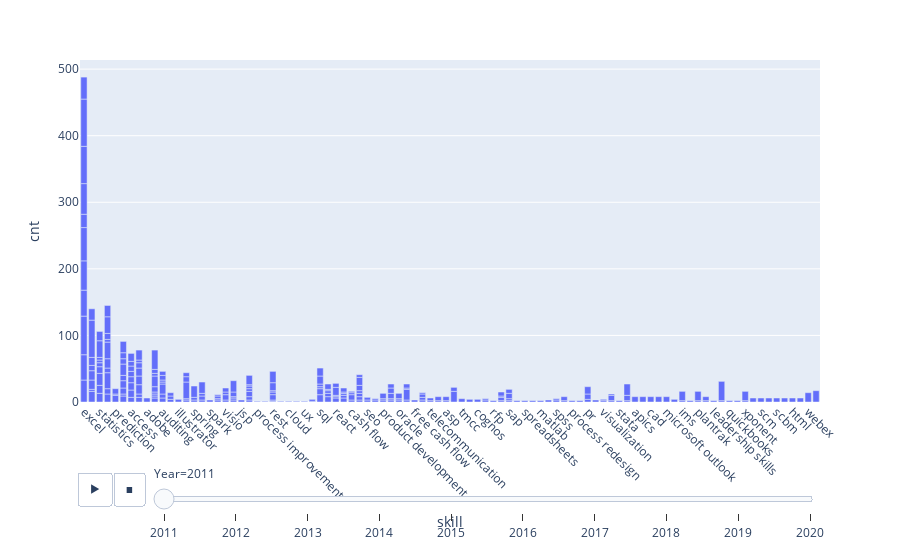

Notebook cell for this chart:
### Code cell
df_skills_top["Year"] = df_skills_top["Year"].astype(str)

import plotly.express as px

fig = px.bar(df_skills_top, x="skill", y="cnt", animation_frame ='Year', barmode = 'group')
fig.update_layout(barmode='group', xaxis_tickangle=45)
fig.show()

### Figure 1 — Plotly figure (JSON) as saved in the notebook; plotly's stock layout.template omitted (floating-point values rounded to 4 significant figures; data arrays with more than 128 entries replaced by an {"elided": "..."} marker saying what was removed)
{"data": [{"alignmentgroup": "True", "hovertemplate": "Year=2011<br>skill=%{x}<br>cnt=%{y}<extra></extra>", "legendgroup": "", "marker": {"color": "#636efa"}, "name": "", "offsetgroup": "", "orientation": "v", "showlegend": false, "textposition": "auto", "type": "bar", "x": {"elided": "267 str values"}, "xaxis": "x", "y": {"elided": "267 int values"}, "yaxis": "y"}], "layout": {"barmode": "group", "legend": {"tracegroupgap": 0}, "margin": {"t": 60}, "sliders": [{"active": 0, "currentvalue": {"prefix": "Year="}, "len": 0.9, "pad": {"b": 10, "t": 60}, "steps": [{"args": [["2011"], {"frame": {"duration": 0, "redraw": true}, "fromcurrent": true, "mode": "immediate", "transition": {"duration": 0, "easing": "linear"}}], "label": "2011", "method": "animate"}, {"args": [["2012"], {"frame": {"duration": 0, "redraw": true}, "fromcurrent": true, "mode": "immediate", "transition": {"duration": 0, "easing": "linear"}}], "label": "2012", "method": "animate"}, {"args": [["2013"], {"frame": {"duration": 0, "redraw": true}, "fromcurrent": true, "mode": "immediate", "transition": {"duration": 0, "easing": "linear"}}], "label": "2013", "method": "animate"}, {"args": [["2014"], {"frame": {"duration": 0, "redraw": true}, "fromcurrent": true, "mode": "immediate", "transition": {"duration": 0, "easing": "linear"}}], "label": "2014", "method": "animate"}, {"args": [["2015"], {"frame": {"duration": 0, "redraw": true}, "fromcurrent": true, "mode": "immediate", "transition": {"duration": 0, "easing": "linear"}}], "label": "2015", "method": "animate"}, {"args": [["2016"], {"frame": {"duration": 0, "redraw": true}, "fromcurrent": true, "mode": "immediate", "transition": {"duration": 0, "easing": "linear"}}], "label": "2016", "method": "animate"}, {"args": [["2017"], {"frame": {"duration": 0, "redraw": true}, "fromcurrent": true, "mode": "immediate", "transition": {"duration": 0, "easing": "linear"}}], "label": "2017", "method": "animate"}, {"args": [["2018"], {"frame": {"duration": 0, "redraw": true}, "fromcurrent": true, "mode": "immediate", "transition": {"duration": 0, "easing": "linear"}}], "label": "2018", "method": "animate"}, {"args": [["2019"], {"frame": {"duration": 0, "redraw": true}, "fromcurrent": true, "mode": "immediate", "transition": {"duration": 0, "easing": "linear"}}], "label": "2019", "method": "animate"}, {"args": [["2020"], {"frame": {"duration": 0, "redraw": true}, "fromcurrent": true, "mode": "immediate", "transition": {"duration": 0, "easing": "linear"}}], "label": "2020", "method": "animate"}], "x": 0.1, "xanchor": "left", "y": 0, "yanchor": "top"}], "updatemenus": [{"buttons": [{"args": [null, {"frame": {"duration": 500, "redraw": true}, "fromcurrent": true, "mode": "immediate", "transition": {"duration": 500, "easing": "linear"}}], "label": "&#9654;", "method": "animate"}, {"args": [[null], {"frame": {"duration": 0, "redraw": true}, "fromcurrent": true, "mode": "immediate", "transition": {"duration": 0, "easing": "linear"}}], "label": "&#9724;", "method": "animate"}], "direction": "left", "pad": {"r": 10, "t": 70}, "showactive": false, "type": "buttons", "x": 0.1, "xanchor": "right", "y": 0, "yanchor": "top"}], "xaxis": {"anchor": "y", "domain": [0, 1], "tickangle": 45, "title": {"text": "skill"}}, "yaxis": {"anchor": "x", "domain": [0, 1], "title": {"text": "cnt"}}}}
